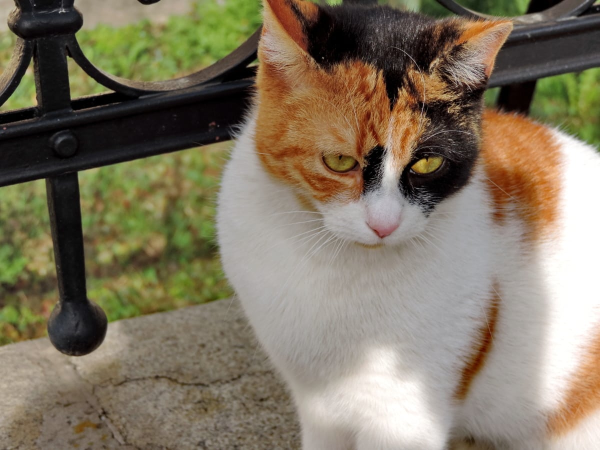
#> input picture lab_03/resources/cat_dog_images/images_001/cat-01.jpg, 1200 x 900 px, given in place of lenna.png, which was not available (shown at 1/2 size)
$ jupyter execute lab_01_basic_image_processing.ipynb   (text cells are left out)
#> lines starting #> are read from the running program, lines starting #| are printed output that depends on the picture; after the words box and inside, x2 and y2 are one past the last pixel; in counts of white or black regions, pixels touching at a corner belong together; long printed decimals are rounded; pictures that were not available may be replaced by others from this repository, and a replacement may not be noted
[cell 1]
import numpy as np
import cv2
from matplotlib import pyplot as plt

[cell 2]
img = cv2.imread('resources/lenna.png')
#> img is the input picture: shape (900, 1200, 3); mean B, G, R 98.3, 119.1, 129.4

[cell 3]
img.shape
#> Out = (900, 1200, 3)

[cell 4]
img[:, :, 0]

[cell 5]
def show_image(img, method = "plt"):
    if method == "plt":
        plt.imshow(cv2.cvtColor(img, cv2.COLOR_BGR2RGB))

    elif method == "cv2":
        cv2.imshow("Image",img)
        cv2.waitKey(0)
        cv2.destroyAllWindows()

    elif method == "colab":
        from google.colab.patches import cv2_imshow
        cv2_imshow(img)

def show_image_list(title_to_img_dict, figsize):
    n = len(title_to_img_dict)
    fig, axes = plt.subplots(1, n, figsize=figsize)


    for i, (title, img) in enumerate(title_to_img_dict.items()):
        axes[i].imshow(cv2.cvtColor(img, cv2.COLOR_BGR2RGB))
        axes[i].set_title(title)
        # axes[i].axis('off')

    # plt.tight_layout()
    plt.show()

[cell 6]
show_image(img)

[cell 7]
image_small = cv2.resize(img,(100,100))
show_image(image_small)

[cell 8]
image_fliped = cv2.flip(img, 0)
show_image(image_fliped)

[cell 9]
img_sliced = img[100:400, 100:300, :]
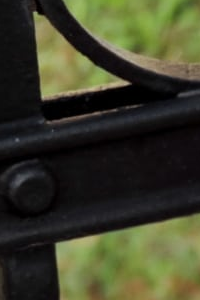
#> img_sliced: shape (300, 200, 3); mean B, G, R 41.6, 63.3, 61.4
show_image(img_sliced)

[cell 10]
def cutout_image(src_img, top_left_corner, bottom_right_corner, fill_color):
    """
    이 함수는 이미지의 사각 영역을 fill_color값으로 채운다. 시작점과 끝점은 top_left_corner, bottom_right_corner 변수에 의해 지정된다.
    row -> y축, col -> x축에 대응되며, cv2.imread함수는 dim 0가 y축, dim 1이 x축에 대응됨에 주의할것.
    힌트: array slicing을 이용할것

    Args:
        src_img (numpy.ndarray): The source image to modify.
        top_left_corner (tuple): The (row, col) coordinates of the top-left corner of the cutout region.
        bottom_right_corner (tuple): The (row, col) coordinates of the bottom-right corner of the cutout region.
        fill_color (int or tuple): The color or intensity value to fill the cutout region with.
                                   For grayscale images, use an integer value. For RGB images, use a tuple of 3 values.

    Returns:
        numpy.ndarray: The modified image with the cutout applied.
    """
#> called with top_left_corner = (50, 100), bottom_right_corner = (300, 250), fill_color = (0, 255, 0)

    modified_img = src_img.copy() # src_img를 보존하기 위해 deep copy를 수행한다

    ##### YOUR CODE START #####

    top, left = top_left_corner
    bottom, right = bottom_right_corner

    if len(modified_img.shape) == 2:
        modified_img[top:bottom, left:right] = fill_color

    else:
        modified_img[top:bottom, left:right] = fill_color

    ##### YOUR CODE END #####

    return(modified_img)

[cell 11]
show_image(cutout_image(img, top_left_corner = (50,100), bottom_right_corner = (300, 250), fill_color = (0, 255, 0)))

[cell 12]
def draw_line_on_image(src_img):
    modified_img = src_img.copy()
    modified_img = cv2.line(modified_img, pt1 = (100,50), pt2 = (300,200), color = (255,0,0), thickness = 3)
    return(modified_img)

[cell 13]
show_image(draw_line_on_image(src_img = img))

[cell 14]
def draw_circle_on_image(src_img):
    modified_img = src_img.copy()
    modified_img = cv2.circle(modified_img, center = (150, 150), radius = 50, color = (0,0,0), thickness = 2)
#> modified_img: shape (900, 1200, 3); 0.09% of pixels changed, all inside (x1, y1, x2, y2) = (99, 99, 202, 202)
    return modified_img

[cell 15]
show_image(draw_circle_on_image(img))

[cell 16]
def draw_poly_on_image(src_img):
    modified_img = src_img.copy()

    points = np.array([[256, 100], [100, 200], [150, 400], [362, 400]])

    modified_img = cv2.fillPoly(modified_img, [points], color = (255, 255, 255), lineType = 1)
    return modified_img

[cell 17]
show_image(draw_poly_on_image(img))

[cell 18]
def rotate_image(src_img, degree):
    """
    이미지를 degree만큼 회전시킨다.
    가장자리는 검은색으로 채워 넣는다
    """
#> called with degree = 45

    height, width, channel = src_img.shape
#> height = 900; width = 1200; channel = 3
    aff_matrix = cv2.getRotationMatrix2D(center = (width/2, height/2), angle = degree, scale = 1)
    print(f"Affine transform matrix is: ")
    print(aff_matrix)
#| [[   0.7071    0.7071 -142.462]
#|  [  -0.7071    0.7071  556.066]]
    img_rotated = cv2.warpAffine(src = src_img, M = aff_matrix, dsize = (width, height),
                                 borderValue=(0,0,0))
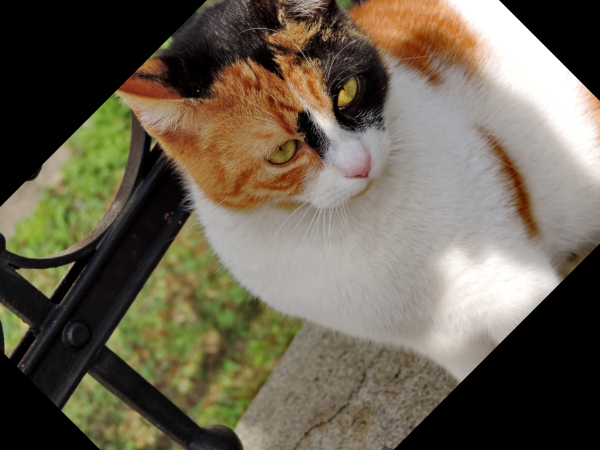
#> img_rotated: shape (900, 1200, 3) (shown at 1/2 size); mean B, G, R 81.3, 97.8, 106.1
    return(img_rotated)

[cell 19]
show_image(rotate_image(img, 45))

[cell 20]
def perspective_transform_image(src_img):
    ordered_corners = np.array([[57, 630], [936, 330], [1404, 792], [550, 1431]], dtype='float32')

    # 너비와 높이 계산
    ordered_width = int(max(np.linalg.norm(ordered_corners[0] - ordered_corners[1]),
                            np.linalg.norm(ordered_corners[2] - ordered_corners[3])))
    ordered_height = int(max(np.linalg.norm(ordered_corners[0] - ordered_corners[3]),
                            np.linalg.norm(ordered_corners[1] - ordered_corners[2])))
    # 변환이 될 꼭짓점 좌표 지정
    ordered_rect_corners = np.array([[0, 0], [ordered_width, 0], [ordered_width, ordered_height], [0, ordered_height]], dtype='float32')

    # 호모그래피 행렬 계산
    ordered_scan_matrix = cv2.getPerspectiveTransform(ordered_corners, ordered_rect_corners)
    # 원근 변환 다시 적용
    ordered_scanned_image = cv2.warpPerspective(src_img, ordered_scan_matrix, (ordered_width, ordered_height))
    return(ordered_scanned_image)

[cell 21]
scan_img = cv2.imread("resources/perspective_test.jpg")
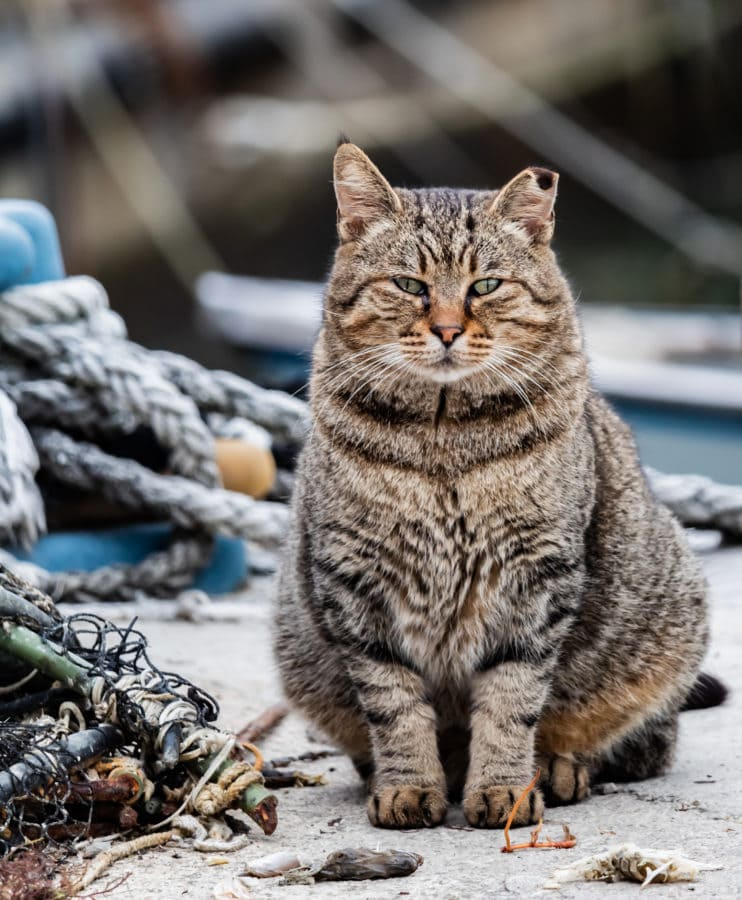
#> input picture lab_03/resources/cat_dog_images/images_001/cat-03.jpg, 742 x 900 px, given in place of perspective_test.jpg, which was not available
#> scan_img is the input picture: shape (900, 742, 3); mean B, G, R 110, 113.2, 118
transformed_scan_img = perspective_transform_image(scan_img)
#> in perspective_transform_image, `ordered_scanned_image = cv2.warpPerspective(src_img, ordered_scan_matr..`:
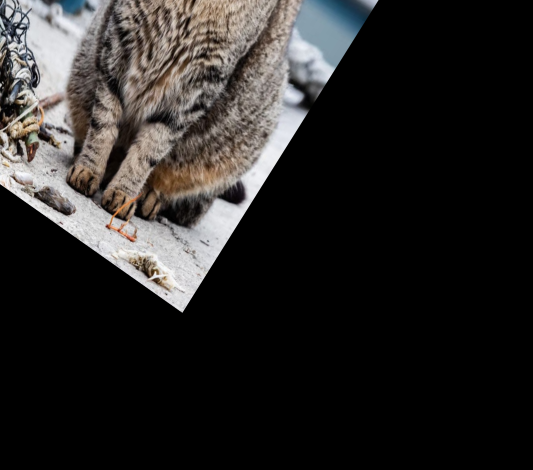
#> ordered_scanned_image: shape (940, 1066, 3) (shown at 1/2 size); mean B, G, R 38.6, 39.7, 41.5

show_image_list({"Original image": scan_img,
                 "Perspective transformed image" : transformed_scan_img},
                figsize = (10,5))
#> in show_image_list, `n = len(title_to_img_dict)`: n = 2
#> the loop in show_image_list, `for i, (title, img) in enumerate(title_to_img_dict.items()):` made 2 passes
#> title on passes 1 to 2: 'Original image', 'Perspective transformed image'

[cell 22]
def add_gaussian_noise(src_img, mean = 0, sigma = 1):
#> called with mean = 0, sigma = 25
    gaussian_noise=np.random.normal(mean, sigma, src_img.shape).astype('float32')

    noisy_image = src_img.astype('float32') + gaussian_noise
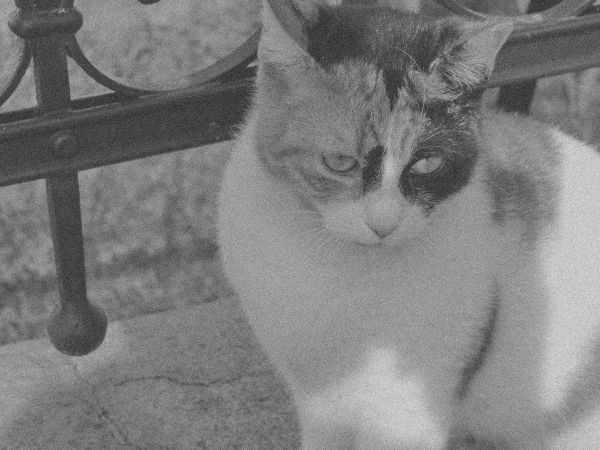
#> noisy_image: shape (900, 1200) float32 (shown at 1/2 size); min -112.5, max 357.2, mean 119.8; drawn with min black and max white
    noisy_image = np.clip(noisy_image, 0, 255)
    noisy_image = noisy_image.astype('uint8')
    return(noisy_image)

[cell 23]
def gaussian_kernel(size, sigma=1):
    """
    Generates a Gaussian kernel.

    Args:
        size (int): The size of the kernel (should be odd).
        sigma (float): The standard deviation of the Gaussian function.

    Returns:
        numpy.ndarray: The Gaussian kernel.
    """
    k = (size - 1) // 2
    x, y = np.mgrid[-k:k+1, -k:k+1]
    normal = 1 / (2.0 * np.pi * sigma**2)
    g = np.exp(-((x**2 + y**2) / (2.0 * sigma**2))) * normal
    return g / g.sum()

[cell 24]
gaussian_kernel(5, 1)

[cell 25]
def apply_gaussian_blur(src_img, kernel_size=5, sigma=1):
    """
    가우시안 커널을 계산하여 이미지에 적용한다

    Args:
        src_img (numpy.ndarray): source 이미지
        kernel_size (int): 가우시안 커널의 크기 (홀수여야 함).
        sigma (float): 가우시안 커널을 계산할때 사용할 표준편자 값

    Returns:
        numpy.ndarray: The blurred image.
    """
#> called with kernel_size = 5, sigma = 1

    ##### YOUR CODE START #####

    if kernel_size % 2 == 0:
        raise ValueError("Kernel size must be an odd number.")

    gaussian_kernel_1d = cv2.getGaussianKernel(kernel_size, sigma)
#> gaussian_kernel_1d = [0.0545, 0.244, 0.403, 0.244, 0.0545]
    gaussian_kernel_2d = gaussian_kernel_1d @ gaussian_kernel_1d.T
#> gaussian_kernel_2d = [[0.00297, 0.0133, 0.0219, 0.0133, 0.00297], [0.0133, 0.0596, 0.0983, 0.0596, 0.0133], [0.0219, 0.0983, 0.162, 0.0983, 0.0219], [0.0133, 0.0596, 0.0983, 0.0596, 0.0133], [0.00297, 0.0133, 0.0219, 0.0133, 0.00297]]

    blurred_img = cv2.filter2D(src_img, -1, gaussian_kernel_2d)

    return blurred_img

    ##### YOUR CODE END #####

[cell 26]
gray_img = cv2.imread('resources/lenna.png', cv2.IMREAD_GRAYSCALE)
noisy_image = add_gaussian_noise(gray_img, mean = 0, sigma = 25)


show_image_list({'Original Image': gray_img,
                 'Noisy Image': noisy_image,
                 'Denoised (σ=1)' : apply_gaussian_blur(noisy_image, 5, 1),
                 'Denoised (σ=3)' : apply_gaussian_blur(noisy_image, 9, 3),
                 'Denoised (σ=5)' : apply_gaussian_blur(noisy_image, 13, 5),
                 },
                figsize=(20, 10))
#> the loop in show_image_list (call 2), `for i, (title, img) in enumerate(title_to_img_dict.items()):` made 5 passes
#> title on passes 1 to 5: 'Original Image', 'Noisy Image', 'Denoised (σ=1)', 'Denoised (σ=3)', 'Denoised (σ=5)'

[cell 27]
def add_salt_noise(image):
    num_salt = np.ceil(0.05 * image.size)
#> num_salt = 54000
    coords = [np.random.randint(0, i - 1, int(num_salt)) for i in image.shape]

    salted_image = image.copy()
    salted_image[coords[0], coords[1]] = 255
#> salted_image: shape (900, 1200); min 0, max 255, mean 126.4

    return salted_image

[cell 28]
def add_pepper_noise(image):
    num_pepper = np.ceil(0.05 * image.size)
#> num_pepper = 54000
    coords = [np.random.randint(0, i - 1, int(num_pepper)) for i in image.shape]

    peppered_image = image.copy()
    peppered_image[coords[0], coords[1]] = 0
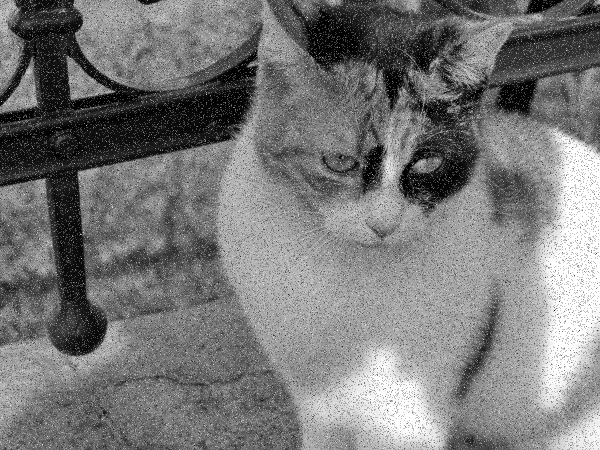
#> peppered_image: shape (900, 1200) (shown at 1/2 size); min 0, max 255, mean 120.2
    return peppered_image

[cell 29]
salted_img = add_salt_noise(gray_img)
peppered_img = add_pepper_noise(salted_img)
median_filtered_img = cv2.medianBlur(peppered_img, ksize = 5)

show_image_list({'Original Lenna Image': gray_img,
                 'Salted Lenna Image': salted_img,
                 'Salted & Peppered Lenna' : peppered_img,
                 'Median Filtered Lenna' : median_filtered_img,
                 },
                figsize=(15, 8))

[cell 30]
img = cv2.imread("resources/sudoku.jpg")
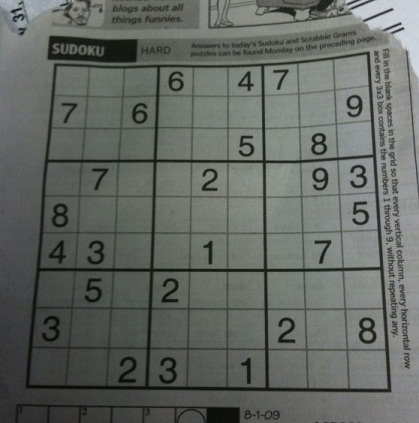
#> input picture lab_01/resources/sudoku.jpg, 419 x 423 px
#> img is the input picture: shape (423, 419, 3); mean B, G, R 98.9, 103.6, 99.4

kx = np.array([[-1,0,1], [-2,0,2],[-1,0,1]])
ky = np.array([[-1,-2,-1],[0,0,0], [1,2,1]])

sobel_x = cv2.filter2D(img, ddepth = -1, kernel = kx) # same with cv2.Sobel(img, ddepth = -1, dx = 1, dy 0, ksize=3)
sobel_y = cv2.filter2D(img, ddepth = -1, kernel = ky) # same with cv2.Sobel(img, ddepth = -1, dx = 0, dy = 1, ksize=3)
sobel = cv2.addWeighted(sobel_x, 0.5, sobel_y, 0.5, 0)
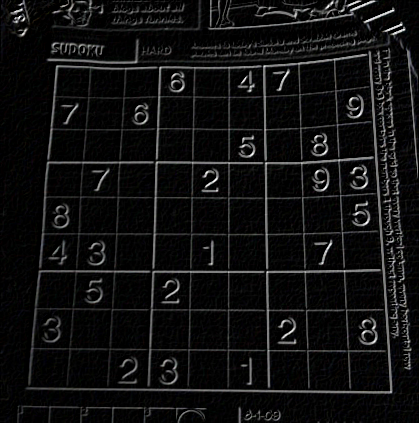
#> sobel: shape (423, 419, 3); mean B, G, R 16.5, 16.3, 16.3


print("kernel_x: ")
print(kx,"\n")
print("kernel_y: ")
print(ky)
show_image_list({'Original Image': img,
                 'Sobel_x': sobel_x,
                 'Sobel_y' : sobel_y,
                 'Sobel merged' : sobel,
                 },
                figsize=(20, 6))

[cell 31]
img = cv2.imread("resources/sudoku.jpg", cv2.IMREAD_GRAYSCALE)
#> img: shape (423, 419); min 5, max 218, mean 101.9
blurred_image = cv2.GaussianBlur(img, (5, 5), 1.4)
canny_edges = cv2.Canny(blurred_image, threshold1=10, threshold2=50)
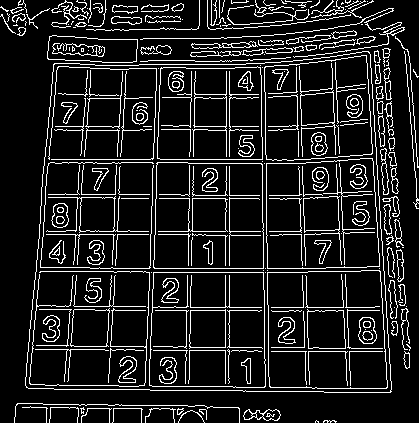
#> canny_edges: shape (423, 419); 12.1% white in thin lines or dots

show_image_list({'Original Image': img,
                 'Gaussian Blurred Image': blurred_image,
                 'Canny Edge Detection' : canny_edges,
                 },
                figsize=(20, 6))
#> in show_image_list (call 5), `n = len(title_to_img_dict)`: n = 3
#> the loop in show_image_list (call 5), `for i, (title, img) in enumerate(title_to_img_dict.items()):` made 3 passes
#> in show_image_list (call 5), `plt.show()`:
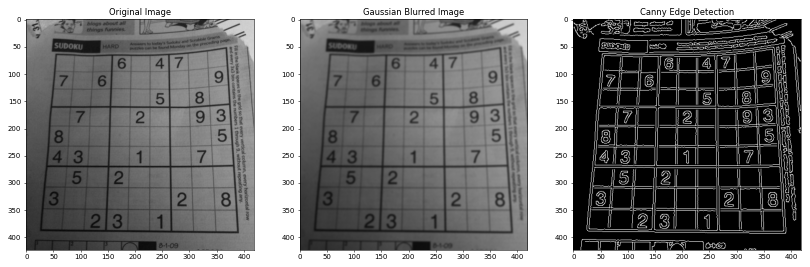
#> figure drawn by matplotlib, 3 panels
